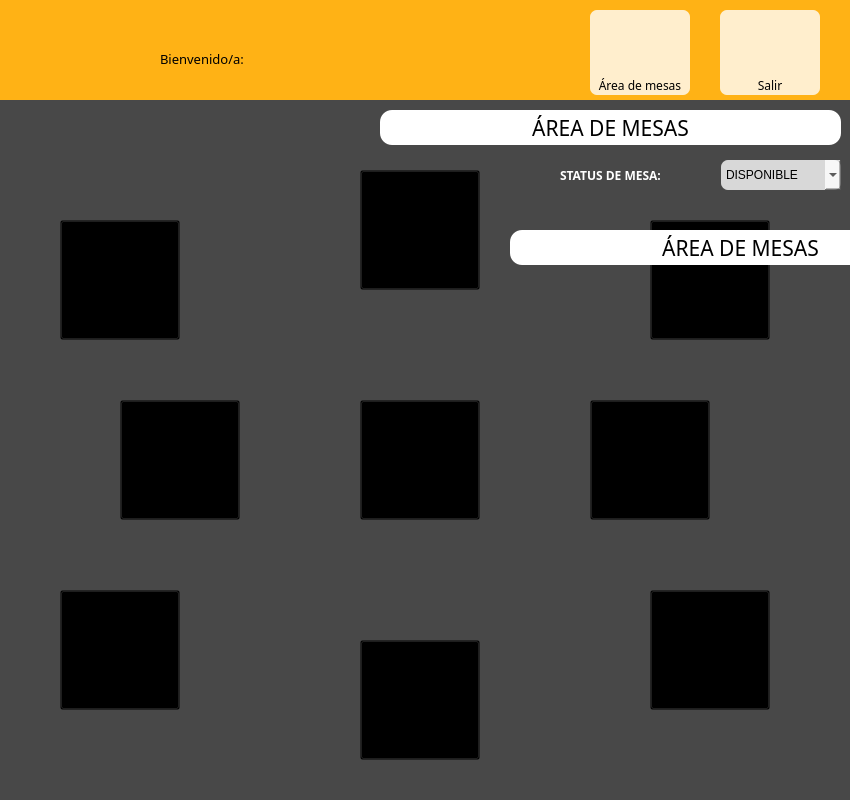
<?xml version="1.0" encoding="UTF-8"?>
<ui version="4.0">
 <class>mesero_menu</class>
 <widget class="QDialog" name="mesero_menu">
  <property name="geometry">
   <rect>
    <x>0</x>
    <y>0</y>
    <width>850</width>
    <height>800</height>
   </rect>
  </property>
  <property name="windowTitle">
   <string>Dialog</string>
  </property>
  <widget class="QWidget" name="men" native="true">
   <property name="geometry">
    <rect>
     <x>0</x>
     <y>0</y>
     <width>850</width>
     <height>100</height>
    </rect>
   </property>
   <property name="styleSheet">
    <string notr="true">#men{
	background-color: rgb(255, 178, 21);}</string>
   </property>
   <widget class="QPushButton" name="verMesas_pushButton">
    <property name="geometry">
     <rect>
      <x>590</x>
      <y>10</y>
      <width>100</width>
      <height>65</height>
     </rect>
    </property>
    <property name="sizePolicy">
     <sizepolicy hsizetype="Fixed" vsizetype="Fixed">
      <horstretch>0</horstretch>
      <verstretch>0</verstretch>
     </sizepolicy>
    </property>
    <property name="minimumSize">
     <size>
      <width>100</width>
      <height>65</height>
     </size>
    </property>
    <property name="maximumSize">
     <size>
      <width>100</width>
      <height>65</height>
     </size>
    </property>
    <property name="styleSheet">
     <string notr="true">background-color: rgba(255, 255, 255,200);
border-top-right-radius:7px 7px;
border-top-left-radius:7px 7px;</string>
    </property>
    <property name="text">
     <string/>
    </property>
    <property name="icon">
     <iconset resource="IMG/imags.qrc">
      <normaloff>:/iconos/restaurant.png</normaloff>:/iconos/restaurant.png</iconset>
    </property>
    <property name="iconSize">
     <size>
      <width>100</width>
      <height>75</height>
     </size>
    </property>
   </widget>
   <widget class="QPushButton" name="salir">
    <property name="geometry">
     <rect>
      <x>720</x>
      <y>10</y>
      <width>100</width>
      <height>65</height>
     </rect>
    </property>
    <property name="sizePolicy">
     <sizepolicy hsizetype="Fixed" vsizetype="Fixed">
      <horstretch>0</horstretch>
      <verstretch>0</verstretch>
     </sizepolicy>
    </property>
    <property name="minimumSize">
     <size>
      <width>100</width>
      <height>65</height>
     </size>
    </property>
    <property name="maximumSize">
     <size>
      <width>100</width>
      <height>65</height>
     </size>
    </property>
    <property name="styleSheet">
     <string notr="true">background-color: rgba(255, 255, 255,200);
border-top-right-radius:7px 7px;
border-top-left-radius:7px 7px;</string>
    </property>
    <property name="text">
     <string/>
    </property>
    <property name="icon">
     <iconset resource="IMG/imags.qrc">
      <normaloff>:/iconos/salida.png</normaloff>:/iconos/salida.png</iconset>
    </property>
    <property name="iconSize">
     <size>
      <width>100</width>
      <height>55</height>
     </size>
    </property>
   </widget>
   <widget class="QLabel" name="lblMesero">
    <property name="geometry">
     <rect>
      <x>160</x>
      <y>50</y>
      <width>131</width>
      <height>41</height>
     </rect>
    </property>
    <property name="sizePolicy">
     <sizepolicy hsizetype="Fixed" vsizetype="Fixed">
      <horstretch>0</horstretch>
      <verstretch>0</verstretch>
     </sizepolicy>
    </property>
    <property name="font">
     <font>
      <family>Calisto MT</family>
      <pointsize>10</pointsize>
      <weight>50</weight>
      <bold>false</bold>
     </font>
    </property>
    <property name="layoutDirection">
     <enum>Qt::LeftToRight</enum>
    </property>
    <property name="styleSheet">
     <string notr="true">color: rgb(0, 0, 0);
</string>
    </property>
    <property name="text">
     <string>Bienvenido/a:</string>
    </property>
    <property name="textFormat">
     <enum>Qt::RichText</enum>
    </property>
    <property name="alignment">
     <set>Qt::AlignJustify|Qt::AlignTop</set>
    </property>
   </widget>
   <widget class="QLabel" name="label_4">
    <property name="geometry">
     <rect>
      <x>10</x>
      <y>0</y>
      <width>130</width>
      <height>100</height>
     </rect>
    </property>
    <property name="styleSheet">
     <string notr="true">border-image: url(:/imagenes/SABO.png);
	background-color:transparent;</string>
    </property>
    <property name="text">
     <string/>
    </property>
   </widget>
   <widget class="QLabel" name="label_27">
    <property name="geometry">
     <rect>
      <x>590</x>
      <y>75</y>
      <width>100</width>
      <height>20</height>
     </rect>
    </property>
    <property name="font">
     <font>
      <family>Calisto MT</family>
     </font>
    </property>
    <property name="styleSheet">
     <string notr="true">background-color: rgba(255, 255, 255,200);
border-bottom-right-radius:7px 7px;
border-bottom-left-radius:7px 7px;</string>
    </property>
    <property name="text">
     <string>Área de mesas</string>
    </property>
    <property name="alignment">
     <set>Qt::AlignCenter</set>
    </property>
   </widget>
   <widget class="QLabel" name="label_28">
    <property name="geometry">
     <rect>
      <x>720</x>
      <y>75</y>
      <width>100</width>
      <height>20</height>
     </rect>
    </property>
    <property name="font">
     <font>
      <family>Calisto MT</family>
     </font>
    </property>
    <property name="styleSheet">
     <string notr="true">background-color: rgba(255, 255, 255,200);
border-bottom-right-radius:7px 7px;
border-bottom-left-radius:7px 7px;</string>
    </property>
    <property name="text">
     <string>Salir</string>
    </property>
    <property name="alignment">
     <set>Qt::AlignCenter</set>
    </property>
   </widget>
  </widget>
  <widget class="QStackedWidget" name="Mesero_menu">
   <property name="geometry">
    <rect>
     <x>0</x>
     <y>100</y>
     <width>850</width>
     <height>700</height>
    </rect>
   </property>
   <property name="currentIndex">
    <number>0</number>
   </property>
   <widget class="QWidget" name="mesas">
    <property name="styleSheet">
     <string notr="true">#mesas{
	background-color: rgb(72, 72, 72);
}</string>
    </property>
    <widget class="QPushButton" name="mesa1">
     <property name="geometry">
      <rect>
       <x>60</x>
       <y>120</y>
       <width>120</width>
       <height>120</height>
      </rect>
     </property>
     <property name="styleSheet">
      <string notr="true">background-color: transparent;</string>
     </property>
     <property name="text">
      <string/>
     </property>
     <property name="icon">
      <iconset resource="IMG/imags.qrc">
       <normaloff>:/iconos/mesa.png</normaloff>:/iconos/mesa.png</iconset>
     </property>
     <property name="iconSize">
      <size>
       <width>120</width>
       <height>120</height>
      </size>
     </property>
    </widget>
    <widget class="QLabel" name="label_22">
     <property name="geometry">
      <rect>
       <x>380</x>
       <y>10</y>
       <width>461</width>
       <height>35</height>
      </rect>
     </property>
     <property name="font">
      <font>
       <family>Calisto MT</family>
       <pointsize>16</pointsize>
       <weight>50</weight>
       <bold>false</bold>
      </font>
     </property>
     <property name="styleSheet">
      <string notr="true">background-color: rgb(255, 255, 255);
border-radius: 12px;</string>
     </property>
     <property name="text">
      <string>ÁREA DE MESAS</string>
     </property>
     <property name="alignment">
      <set>Qt::AlignCenter</set>
     </property>
    </widget>
    <widget class="QPushButton" name="mesa2">
     <property name="geometry">
      <rect>
       <x>120</x>
       <y>300</y>
       <width>120</width>
       <height>120</height>
      </rect>
     </property>
     <property name="styleSheet">
      <string notr="true">background-color: transparent;</string>
     </property>
     <property name="text">
      <string/>
     </property>
     <property name="icon">
      <iconset resource="IMG/imags.qrc">
       <normaloff>:/iconos/mesa.png</normaloff>:/iconos/mesa.png</iconset>
     </property>
     <property name="iconSize">
      <size>
       <width>120</width>
       <height>120</height>
      </size>
     </property>
    </widget>
    <widget class="QPushButton" name="mesa3">
     <property name="geometry">
      <rect>
       <x>60</x>
       <y>490</y>
       <width>120</width>
       <height>120</height>
      </rect>
     </property>
     <property name="styleSheet">
      <string notr="true">background-color: transparent;</string>
     </property>
     <property name="text">
      <string/>
     </property>
     <property name="icon">
      <iconset resource="IMG/imags.qrc">
       <normaloff>:/iconos/mesa.png</normaloff>:/iconos/mesa.png</iconset>
     </property>
     <property name="iconSize">
      <size>
       <width>120</width>
       <height>120</height>
      </size>
     </property>
    </widget>
    <widget class="QPushButton" name="mesa4">
     <property name="geometry">
      <rect>
       <x>360</x>
       <y>70</y>
       <width>120</width>
       <height>120</height>
      </rect>
     </property>
     <property name="styleSheet">
      <string notr="true">background-color: transparent;</string>
     </property>
     <property name="text">
      <string/>
     </property>
     <property name="icon">
      <iconset resource="IMG/imags.qrc">
       <normaloff>:/iconos/mesa.png</normaloff>:/iconos/mesa.png</iconset>
     </property>
     <property name="iconSize">
      <size>
       <width>120</width>
       <height>120</height>
      </size>
     </property>
    </widget>
    <widget class="QPushButton" name="mesa5">
     <property name="geometry">
      <rect>
       <x>360</x>
       <y>300</y>
       <width>120</width>
       <height>120</height>
      </rect>
     </property>
     <property name="styleSheet">
      <string notr="true">background-color: transparent;</string>
     </property>
     <property name="text">
      <string/>
     </property>
     <property name="icon">
      <iconset resource="IMG/imags.qrc">
       <normaloff>:/iconos/mesa.png</normaloff>:/iconos/mesa.png</iconset>
     </property>
     <property name="iconSize">
      <size>
       <width>120</width>
       <height>120</height>
      </size>
     </property>
    </widget>
    <widget class="QPushButton" name="mesa6">
     <property name="geometry">
      <rect>
       <x>360</x>
       <y>540</y>
       <width>120</width>
       <height>120</height>
      </rect>
     </property>
     <property name="styleSheet">
      <string notr="true">background-color: transparent;</string>
     </property>
     <property name="text">
      <string/>
     </property>
     <property name="icon">
      <iconset resource="IMG/imags.qrc">
       <normaloff>:/iconos/mesa.png</normaloff>:/iconos/mesa.png</iconset>
     </property>
     <property name="iconSize">
      <size>
       <width>120</width>
       <height>120</height>
      </size>
     </property>
    </widget>
    <widget class="QPushButton" name="mesa7">
     <property name="geometry">
      <rect>
       <x>650</x>
       <y>120</y>
       <width>120</width>
       <height>120</height>
      </rect>
     </property>
     <property name="styleSheet">
      <string notr="true">background-color: transparent;</string>
     </property>
     <property name="text">
      <string/>
     </property>
     <property name="icon">
      <iconset resource="IMG/imags.qrc">
       <normaloff>:/iconos/mesa.png</normaloff>:/iconos/mesa.png</iconset>
     </property>
     <property name="iconSize">
      <size>
       <width>120</width>
       <height>120</height>
      </size>
     </property>
    </widget>
    <widget class="QPushButton" name="mesa8">
     <property name="geometry">
      <rect>
       <x>590</x>
       <y>300</y>
       <width>120</width>
       <height>120</height>
      </rect>
     </property>
     <property name="styleSheet">
      <string notr="true">background-color: transparent;</string>
     </property>
     <property name="text">
      <string/>
     </property>
     <property name="icon">
      <iconset resource="IMG/imags.qrc">
       <normaloff>:/iconos/mesa.png</normaloff>:/iconos/mesa.png</iconset>
     </property>
     <property name="iconSize">
      <size>
       <width>120</width>
       <height>120</height>
      </size>
     </property>
    </widget>
    <widget class="QPushButton" name="mesa9">
     <property name="geometry">
      <rect>
       <x>650</x>
       <y>490</y>
       <width>120</width>
       <height>120</height>
      </rect>
     </property>
     <property name="styleSheet">
      <string notr="true">background-color: transparent;</string>
     </property>
     <property name="text">
      <string/>
     </property>
     <property name="icon">
      <iconset resource="IMG/imags.qrc">
       <normaloff>:/iconos/mesa.png</normaloff>:/iconos/mesa.png</iconset>
     </property>
     <property name="iconSize">
      <size>
       <width>120</width>
       <height>120</height>
      </size>
     </property>
    </widget>
    <widget class="QWidget" name="horizontalLayoutWidget">
     <property name="geometry">
      <rect>
       <x>560</x>
       <y>50</y>
       <width>281</width>
       <height>51</height>
      </rect>
     </property>
     <layout class="QHBoxLayout" name="horizontalLayout">
      <item>
       <widget class="QLabel" name="label_3">
        <property name="font">
         <font>
          <family>Calisto MT</family>
          <pointsize>9</pointsize>
          <weight>75</weight>
          <bold>true</bold>
         </font>
        </property>
        <property name="styleSheet">
         <string notr="true">color: rgb(255, 255, 255);
</string>
        </property>
        <property name="text">
         <string>STATUS DE MESA:</string>
        </property>
       </widget>
      </item>
      <item>
       <widget class="QComboBox" name="comboBox">
        <property name="sizePolicy">
         <sizepolicy hsizetype="Fixed" vsizetype="Fixed">
          <horstretch>0</horstretch>
          <verstretch>0</verstretch>
         </sizepolicy>
        </property>
        <property name="minimumSize">
         <size>
          <width>120</width>
          <height>30</height>
         </size>
        </property>
        <property name="maximumSize">
         <size>
          <width>120</width>
          <height>30</height>
         </size>
        </property>
        <property name="styleSheet">
         <string notr="true">background-color: rgba(255, 255, 255,200);
border-radius: 7px;
</string>
        </property>
        <item>
         <property name="text">
          <string>DISPONIBLE</string>
         </property>
        </item>
        <item>
         <property name="text">
          <string>RESERVADA</string>
         </property>
        </item>
       </widget>
      </item>
     </layout>
    </widget>
    <widget class="QLabel" name="label_24">
     <property name="geometry">
      <rect>
       <x>510</x>
       <y>130</y>
       <width>461</width>
       <height>35</height>
      </rect>
     </property>
     <property name="font">
      <font>
       <family>Calisto MT</family>
       <pointsize>16</pointsize>
       <weight>50</weight>
       <bold>false</bold>
      </font>
     </property>
     <property name="styleSheet">
      <string notr="true">background-color: rgb(255, 255, 255);
border-radius: 12px;</string>
     </property>
     <property name="text">
      <string>ÁREA DE MESAS</string>
     </property>
     <property name="alignment">
      <set>Qt::AlignCenter</set>
     </property>
    </widget>
   </widget>
   <widget class="QWidget" name="Agregaritems">
    <property name="styleSheet">
     <string notr="true">#Agregaritems{
	background-color: rgb(72, 72, 72);}</string>
    </property>
    <widget class="QTabWidget" name="menu_Platillos">
     <property name="geometry">
      <rect>
       <x>0</x>
       <y>10</y>
       <width>500</width>
       <height>701</height>
      </rect>
     </property>
     <property name="font">
      <font>
       <family>Calisto MT</family>
      </font>
     </property>
     <property name="tabPosition">
      <enum>QTabWidget::North</enum>
     </property>
     <property name="tabShape">
      <enum>QTabWidget::Rounded</enum>
     </property>
     <property name="currentIndex">
      <number>4</number>
     </property>
     <property name="iconSize">
      <size>
       <width>60</width>
       <height>70</height>
      </size>
     </property>
     <widget class="QWidget" name="entradas">
      <attribute name="icon">
       <iconset resource="IMG/imags.qrc">
        <normaloff>:/iconos/entradas.png</normaloff>:/iconos/entradas.png</iconset>
      </attribute>
      <attribute name="title">
       <string>ENTRADAS</string>
      </attribute>
      <widget class="QScrollArea" name="scrollEntradas">
       <property name="geometry">
        <rect>
         <x>0</x>
         <y>0</y>
         <width>496</width>
         <height>615</height>
        </rect>
       </property>
       <property name="widgetResizable">
        <bool>true</bool>
       </property>
       <widget class="QWidget" name="scrollAreaWidgetContents">
        <property name="geometry">
         <rect>
          <x>0</x>
          <y>0</y>
          <width>494</width>
          <height>613</height>
         </rect>
        </property>
       </widget>
      </widget>
     </widget>
     <widget class="QWidget" name="ensaladas">
      <attribute name="icon">
       <iconset resource="IMG/imags.qrc">
        <normaloff>:/iconos/ensalada.png</normaloff>:/iconos/ensalada.png</iconset>
      </attribute>
      <attribute name="title">
       <string>ENSALADAS</string>
      </attribute>
      <widget class="QScrollArea" name="scrollEnsaladas">
       <property name="geometry">
        <rect>
         <x>0</x>
         <y>0</y>
         <width>496</width>
         <height>615</height>
        </rect>
       </property>
       <property name="widgetResizable">
        <bool>true</bool>
       </property>
       <widget class="QWidget" name="scrollAreaWidgetContents_2">
        <property name="geometry">
         <rect>
          <x>0</x>
          <y>0</y>
          <width>494</width>
          <height>613</height>
         </rect>
        </property>
       </widget>
      </widget>
     </widget>
     <widget class="QWidget" name="sopas">
      <attribute name="icon">
       <iconset resource="IMG/imags.qrc">
        <normaloff>:/iconos/sopa.png</normaloff>:/iconos/sopa.png</iconset>
      </attribute>
      <attribute name="title">
       <string>SOPAS</string>
      </attribute>
      <widget class="QScrollArea" name="scrollSopas">
       <property name="geometry">
        <rect>
         <x>0</x>
         <y>0</y>
         <width>496</width>
         <height>615</height>
        </rect>
       </property>
       <property name="widgetResizable">
        <bool>true</bool>
       </property>
       <widget class="QWidget" name="scrollAreaWidgetContents_3">
        <property name="geometry">
         <rect>
          <x>0</x>
          <y>0</y>
          <width>494</width>
          <height>613</height>
         </rect>
        </property>
       </widget>
      </widget>
     </widget>
     <widget class="QWidget" name="carnes">
      <attribute name="icon">
       <iconset resource="IMG/imags.qrc">
        <normaloff>:/iconos/carne.png</normaloff>:/iconos/carne.png</iconset>
      </attribute>
      <attribute name="title">
       <string>CARNE</string>
      </attribute>
      <widget class="QScrollArea" name="scrollCarnes">
       <property name="geometry">
        <rect>
         <x>0</x>
         <y>0</y>
         <width>496</width>
         <height>615</height>
        </rect>
       </property>
       <property name="widgetResizable">
        <bool>true</bool>
       </property>
       <widget class="QWidget" name="scrollAreaWidgetContents_4">
        <property name="geometry">
         <rect>
          <x>0</x>
          <y>0</y>
          <width>494</width>
          <height>613</height>
         </rect>
        </property>
       </widget>
      </widget>
     </widget>
     <widget class="QWidget" name="guarniciones">
      <attribute name="title">
       <string>GUARNICIONES</string>
      </attribute>
      <widget class="QScrollArea" name="scrollGuarniciones">
       <property name="geometry">
        <rect>
         <x>0</x>
         <y>0</y>
         <width>496</width>
         <height>615</height>
        </rect>
       </property>
       <property name="widgetResizable">
        <bool>true</bool>
       </property>
       <widget class="QWidget" name="scrollAreaWidgetContents_5">
        <property name="geometry">
         <rect>
          <x>0</x>
          <y>0</y>
          <width>494</width>
          <height>613</height>
         </rect>
        </property>
       </widget>
      </widget>
     </widget>
     <widget class="QWidget" name="especialidades">
      <attribute name="icon">
       <iconset resource="IMG/imags.qrc">
        <normaloff>:/iconos/especialidad.png</normaloff>:/iconos/especialidad.png</iconset>
      </attribute>
      <attribute name="title">
       <string>ESPECIALIDADES</string>
      </attribute>
      <widget class="QScrollArea" name="scrollEspe">
       <property name="geometry">
        <rect>
         <x>0</x>
         <y>0</y>
         <width>496</width>
         <height>615</height>
        </rect>
       </property>
       <property name="widgetResizable">
        <bool>true</bool>
       </property>
       <widget class="QWidget" name="scrollAreaWidgetContents_6">
        <property name="geometry">
         <rect>
          <x>0</x>
          <y>0</y>
          <width>494</width>
          <height>613</height>
         </rect>
        </property>
       </widget>
      </widget>
     </widget>
     <widget class="QWidget" name="postres">
      <attribute name="icon">
       <iconset resource="IMG/imags.qrc">
        <normaloff>:/iconos/postre.png</normaloff>:/iconos/postre.png</iconset>
      </attribute>
      <attribute name="title">
       <string>POSTRES</string>
      </attribute>
      <widget class="QScrollArea" name="scrollPostres">
       <property name="geometry">
        <rect>
         <x>0</x>
         <y>0</y>
         <width>496</width>
         <height>615</height>
        </rect>
       </property>
       <property name="widgetResizable">
        <bool>true</bool>
       </property>
       <widget class="QWidget" name="scrollAreaWidgetContents_7">
        <property name="geometry">
         <rect>
          <x>0</x>
          <y>0</y>
          <width>494</width>
          <height>613</height>
         </rect>
        </property>
       </widget>
      </widget>
     </widget>
     <widget class="QWidget" name="bebidas">
      <attribute name="icon">
       <iconset resource="IMG/imags.qrc">
        <normaloff>:/iconos/bebida.png</normaloff>:/iconos/bebida.png</iconset>
      </attribute>
      <attribute name="title">
       <string>BEBIDAS</string>
      </attribute>
      <widget class="QScrollArea" name="scrollBebidas">
       <property name="geometry">
        <rect>
         <x>0</x>
         <y>0</y>
         <width>496</width>
         <height>615</height>
        </rect>
       </property>
       <property name="widgetResizable">
        <bool>true</bool>
       </property>
       <widget class="QWidget" name="scrollAreaWidgetContents_8">
        <property name="geometry">
         <rect>
          <x>0</x>
          <y>0</y>
          <width>494</width>
          <height>613</height>
         </rect>
        </property>
       </widget>
      </widget>
     </widget>
    </widget>
    <widget class="QTabWidget" name="orden">
     <property name="geometry">
      <rect>
       <x>505</x>
       <y>60</y>
       <width>339</width>
       <height>611</height>
      </rect>
     </property>
     <property name="styleSheet">
      <string notr="true">#orden{
border-color: rgb(255, 170, 0);}</string>
     </property>
     <property name="currentIndex">
      <number>1</number>
     </property>
     <property name="iconSize">
      <size>
       <width>98</width>
       <height>80</height>
      </size>
     </property>
     <widget class="QWidget" name="tab">
      <attribute name="icon">
       <iconset resource="IMG/imags.qrc">
        <normaloff>:/iconos/infoPlato.png</normaloff>:/iconos/infoPlato.png</iconset>
      </attribute>
      <attribute name="title">
       <string>Platillo</string>
      </attribute>
      <widget class="QPushButton" name="agregarord_pushButton">
       <property name="geometry">
        <rect>
         <x>70</x>
         <y>460</y>
         <width>200</width>
         <height>51</height>
        </rect>
       </property>
       <property name="font">
        <font>
         <family>Calisto MT</family>
         <pointsize>9</pointsize>
        </font>
       </property>
       <property name="styleSheet">
        <string notr="true">QPushButton{
border-width: 0px;
border-radius: 5px;
	border-color: rgb(169, 169, 169);
background: rgba(255, 255, 255,200);}

QPushButton:hover{
	background: rgba(169, 169, 169,0.7);
    border-radius: 5px;


}</string>
       </property>
       <property name="text">
        <string>Añadir a la orden</string>
       </property>
       <property name="icon">
        <iconset resource="IMG/imags.qrc">
         <normaloff>:/iconos/agrgar.png</normaloff>:/iconos/agrgar.png</iconset>
       </property>
       <property name="iconSize">
        <size>
         <width>50</width>
         <height>45</height>
        </size>
       </property>
      </widget>
      <widget class="QLabel" name="fotoOrden">
       <property name="geometry">
        <rect>
         <x>30</x>
         <y>10</y>
         <width>281</width>
         <height>171</height>
        </rect>
       </property>
       <property name="text">
        <string/>
       </property>
       <property name="scaledContents">
        <bool>true</bool>
       </property>
      </widget>
      <widget class="QLineEdit" name="cantidad_lineEdit">
       <property name="geometry">
        <rect>
         <x>150</x>
         <y>210</y>
         <width>50</width>
         <height>60</height>
        </rect>
       </property>
       <property name="font">
        <font>
         <family>Calisto MT</family>
         <pointsize>14</pointsize>
         <weight>75</weight>
         <bold>true</bold>
        </font>
       </property>
       <property name="text">
        <string>1</string>
       </property>
       <property name="alignment">
        <set>Qt::AlignCenter</set>
       </property>
      </widget>
      <widget class="QTextEdit" name="indicacionestxt">
       <property name="geometry">
        <rect>
         <x>30</x>
         <y>320</y>
         <width>281</width>
         <height>91</height>
        </rect>
       </property>
      </widget>
      <widget class="QPushButton" name="btnmenos">
       <property name="geometry">
        <rect>
         <x>50</x>
         <y>220</y>
         <width>40</width>
         <height>50</height>
        </rect>
       </property>
       <property name="text">
        <string>-</string>
       </property>
      </widget>
      <widget class="QPushButton" name="btnmas">
       <property name="geometry">
        <rect>
         <x>250</x>
         <y>220</y>
         <width>40</width>
         <height>50</height>
        </rect>
       </property>
       <property name="text">
        <string>+</string>
       </property>
      </widget>
      <widget class="QLabel" name="label_5">
       <property name="geometry">
        <rect>
         <x>40</x>
         <y>290</y>
         <width>161</width>
         <height>21</height>
        </rect>
       </property>
       <property name="font">
        <font>
         <family>Calisto MT</family>
         <pointsize>9</pointsize>
        </font>
       </property>
       <property name="text">
        <string>Indicaciones especiales:</string>
       </property>
      </widget>
     </widget>
     <widget class="QWidget" name="tab_2">
      <attribute name="icon">
       <iconset resource="IMG/imags.qrc">
        <normaloff>:/iconos/orden.png</normaloff>:/iconos/orden.png</iconset>
      </attribute>
      <attribute name="title">
       <string>Orden</string>
      </attribute>
      <widget class="QPushButton" name="enviarord_pushButton">
       <property name="geometry">
        <rect>
         <x>-10</x>
         <y>460</y>
         <width>181</width>
         <height>61</height>
        </rect>
       </property>
       <property name="font">
        <font>
         <family>Calisto MT</family>
         <pointsize>7</pointsize>
        </font>
       </property>
       <property name="toolTip">
        <string>&lt;html&gt;&lt;head/&gt;&lt;body&gt;&lt;p&gt;Enviar orden a cocina&lt;/p&gt;&lt;/body&gt;&lt;/html&gt;</string>
       </property>
       <property name="styleSheet">
        <string notr="true">QPushButton{
border-width: 0px;
border-radius: 5px;
	background: rgba(255, 255, 255,200);}

QPushButton:hover{
	background: rgba(169, 169, 169,0.7);
    border-radius: 5px;


}
</string>
       </property>
       <property name="text">
        <string>Enviar orden a cocina</string>
       </property>
       <property name="icon">
        <iconset resource="IMG/imags.qrc">
         <normaloff>:/iconos/enviar.png</normaloff>:/iconos/enviar.png</iconset>
       </property>
       <property name="iconSize">
        <size>
         <width>65</width>
         <height>60</height>
        </size>
       </property>
      </widget>
      <widget class="QPushButton" name="pagarord_pushButton">
       <property name="geometry">
        <rect>
         <x>179</x>
         <y>460</y>
         <width>161</width>
         <height>61</height>
        </rect>
       </property>
       <property name="font">
        <font>
         <family>Calisto MT</family>
         <pointsize>7</pointsize>
        </font>
       </property>
       <property name="layoutDirection">
        <enum>Qt::LeftToRight</enum>
       </property>
       <property name="styleSheet">
        <string notr="true">QPushButton{
border-width: 0px;
border-radius: 5px;
	background: rgba(255, 255, 255,200)}

QPushButton:hover{
	background: rgba(169, 169, 169,0.7);
    border-radius: 5px;


}</string>
       </property>
       <property name="text">
        <string>Finalizar pedido</string>
       </property>
       <property name="icon">
        <iconset resource="IMG/imags.qrc">
         <normaloff>:/iconos/terminar.png</normaloff>:/iconos/terminar.png</iconset>
       </property>
       <property name="iconSize">
        <size>
         <width>70</width>
         <height>65</height>
        </size>
       </property>
      </widget>
      <widget class="QTableWidget" name="tablaOrden">
       <property name="geometry">
        <rect>
         <x>0</x>
         <y>0</y>
         <width>339</width>
         <height>450</height>
        </rect>
       </property>
       <property name="font">
        <font>
         <family>Calisto MT</family>
        </font>
       </property>
       <attribute name="verticalHeaderMinimumSectionSize">
        <number>50</number>
       </attribute>
       <attribute name="verticalHeaderDefaultSectionSize">
        <number>50</number>
       </attribute>
       <column>
        <property name="text">
         <string>Platillo</string>
        </property>
        <property name="font">
         <font>
          <family>Calisto MT</family>
         </font>
        </property>
       </column>
       <column>
        <property name="text">
         <string>Cantidad</string>
        </property>
        <property name="font">
         <font>
          <family>Calisto MT</family>
         </font>
        </property>
       </column>
       <column>
        <property name="text">
         <string/>
        </property>
       </column>
      </widget>
     </widget>
    </widget>
    <widget class="QLabel" name="label_23">
     <property name="geometry">
      <rect>
       <x>529</x>
       <y>-2</y>
       <width>261</width>
       <height>35</height>
      </rect>
     </property>
     <property name="font">
      <font>
       <family>Calisto MT</family>
       <pointsize>12</pointsize>
       <weight>50</weight>
       <bold>false</bold>
      </font>
     </property>
     <property name="styleSheet">
      <string notr="true">background-color: rgb(255, 255, 255);
border-radius: 12px;</string>
     </property>
     <property name="text">
      <string/>
     </property>
     <property name="alignment">
      <set>Qt::AlignCenter</set>
     </property>
    </widget>
   </widget>
  </widget>
 </widget>
 <resources>
  <include location="IMG/imags.qrc"/>
 </resources>
 <connections/>
</ui>
